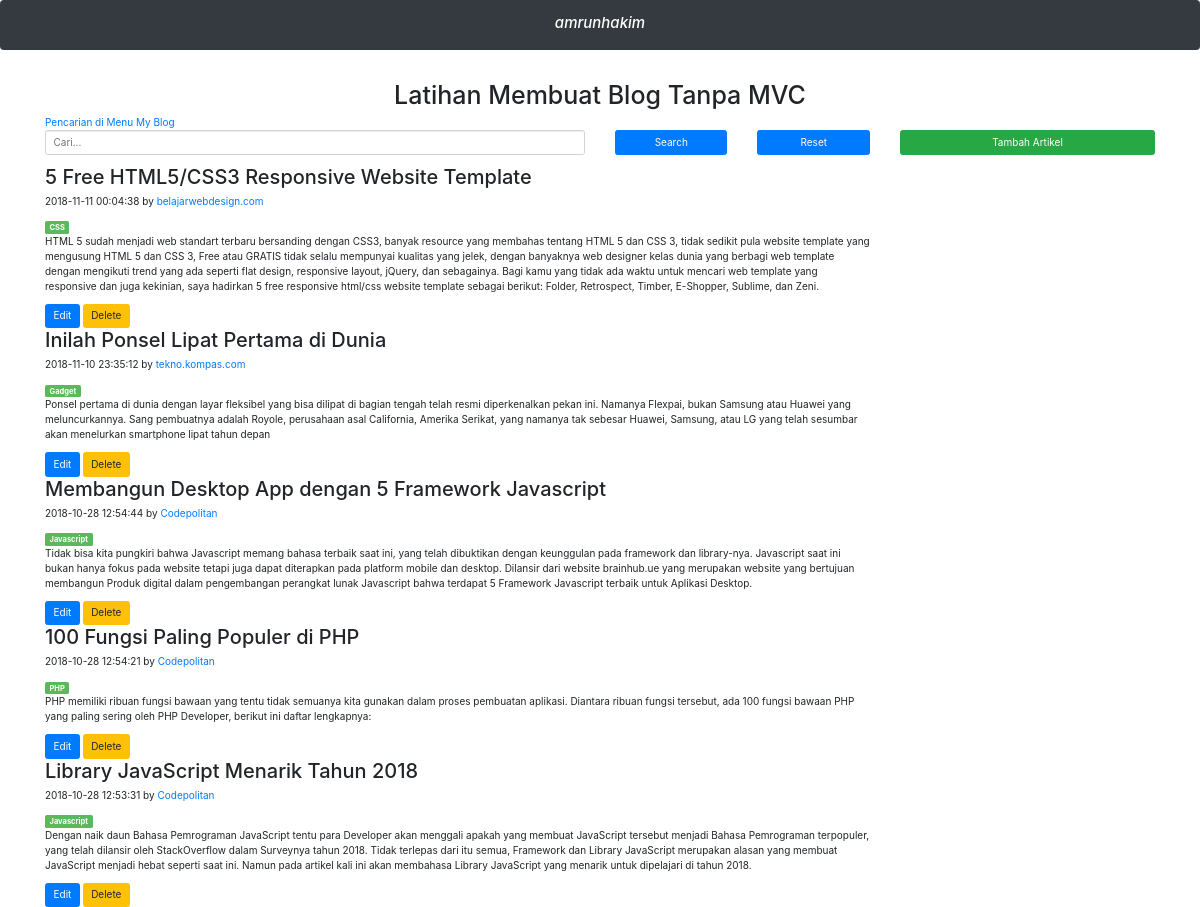
The page / on the database its author committed.
### tables this page shows
CREATE TABLE `artikel`  (
  `id_artikel` int(11) NOT NULL AUTO_INCREMENT,
  `judul_artikel` varchar(100) NOT NULL,
  `isi_artikel` text NOT NULL,
  `author_artikel` varchar(50) NOT NULL,
  `id_kategori` int(11) NOT NULL,
  `tanggal_artikel` timestamp(0) NOT NULL DEFAULT CURRENT_TIMESTAMP(0) ON UPDATE CURRENT_TIMESTAMP(0),
  PRIMARY KEY (`id_artikel`) USING BTREE
);

CREATE TABLE `kategori`  (
  `id_kategori` int(11) NOT NULL AUTO_INCREMENT,
  `nama_kategori` varchar(100) NOT NULL,
  PRIMARY KEY (`id_kategori`) USING BTREE
);

### index.php (the view, shortened to what this page needs)
<?php
	include_once('config.php');
?>
<!DOCTYPE html>
<html lang="en">
	<head>
		<link href="css/bootstrap.min.css" rel="stylesheet">
		<link rel="stylesheet" href="https://stackpath.bootstrapcdn.com/bootstrap/4.1.3/css/bootstrap.min.css"
>
	</head>
	<body>
		<nav class="navbar navbar-expand-sm justify-content-center bg-dark navbar-dark fixed-top">
  			<h4 class="text-center" style="color: white"><em>amrunhakim</em></h4>
		</nav>
		<div class="container" style="margin-top:80px">
			<div class="blog-header">
				<h1 class="blog-title text-center">Latihan Membuat Blog  Tanpa MVC</h1>
				<a href="index.php">Pencarian di Menu My Blog</a>
			</div>
			<div class="row">
				<div class="col-md-9 blog-main">
					<?php
						if(isset($_GET['submit'])){
							$search_keyword = $_GET['search_keyword'];
						}else{
							$search_keyword = "";
						}
						$result = mysqli_query($mysqli, "select * from artikel join kategori on artikel.id_kategori = kategori.id_kategori where judul_artikel like '%$search_keyword%' order by tanggal_artikel desc");
					?>
					<form action="index.php" method="GET">
						<div class="row">
							<div class="col-md-8">
								<div class="form-group">
									<input type="text" class="form-control" name="search_keyword" placeholder="Cari..." value="<?php echo $search_keyword; ?>">
								</div>
							</div>
							<div class="col-md-2">
								<input type="submit" class="btn btn-primary btn-block" name="submit" value="Search">
							</div>
							<div class="col-md-2">
								<a href="index.php" class="btn btn-primary btn-block">Reset</a>
							</div>
						</div>
					</form>
					<?php
						if(mysqli_num_rows($result) == 0){
							echo "<em>Tidak ada artikel</em>";
						}else{
							while($artikel_data = mysqli_fetch_array($result)){
								?>
								<div class="blog-post">
									<h2 class="blog-post-title"><?php echo $artikel_data['judul_artikel']; ?></h2>
									<p class="blog-post-meta"><?= $artikel_data['tanggal_artikel'] ?> by <a href="#"><?= $artikel_data['author_artikel'] ?></a></p>
									<span class="label label-success"><?php echo $artikel_data['nama_kategori']; ?></span>
									<p>
										<?= $artikel_data['isi_artikel'] ?>
									</p>
									<a href="edit.php?id_artikel=<?php echo $artikel_data['id_artikel']; ?>" class="btn btn-primary">Edit</a>
									<a href="delete.php?id_artikel=<?php echo $artikel_data['id_artikel']; ?>" class="btn btn-warning" onclick="return confirm('Apakah anda yakin akan menghapus artikel ini?');">Delete</a>
								</div>
								<?php
							}
						}
					?>
				</div>
				<br>
				<div class="col-md-3">
					<a href="add.php" class="btn btn-success btn-block">Tambah Artikel</a>
				</div>
			</div>
		</div>
	</body>
</html>

### rows shown on the page
artikel: judul_artikel "5 Free HTML5/CSS3 Responsive Website Template", tanggal_artikel "2018-11-11 00:04:38", author_artikel "belajarwebdesign.com", id_kategori.nama_kategori "CSS", isi_artikel "HTML 5 sudah menjadi web standart terbaru bersanding dengan CSS3, banyak resource yang membahas tentang HTML 5 dan CSS 3, tidak sedikit pula website template yang mengusung HTML 5 dan CSS 3, Free atau GRATIS tidak selalu mempunyai kualitas yang jelek, dengan banyaknya web designer kelas dunia yang berbagi web template dengan mengikuti trend yang ada seperti flat design, responsive layout, jQuery, dan sebagainya. Bagi kamu yang tidak ada waktu untuk mencari web template yang responsive dan juga kekinian, saya hadirkan 5 free responsive html/css website template sebagai berikut: Folder, Retrospect, Timber, E-Shopper, Sublime, dan Zeni."
artikel: judul_artikel "Inilah Ponsel Lipat Pertama di Dunia", tanggal_artikel "2018-11-10 23:35:12", author_artikel "tekno.kompas.com", id_kategori.nama_kategori "Gadget", isi_artikel "Ponsel pertama di dunia dengan layar fleksibel yang bisa dilipat di bagian tengah telah resmi diperkenalkan pekan ini. Namanya Flexpai, bukan Samsung atau Huawei yang meluncurkannya. Sang pembuatnya adalah Royole, perusahaan asal California, Amerika Serikat, yang namanya tak sebesar Huawei, Samsung, atau LG yang telah sesumbar akan menelurkan smartphone lipat tahun depan"
artikel: judul_artikel "Membangun Desktop App dengan 5 Framework Javascript", tanggal_artikel "2018-10-28 12:54:44", author_artikel "Codepolitan", id_kategori.nama_kategori "Javascript", isi_artikel "Tidak bisa kita pungkiri bahwa Javascript memang bahasa terbaik saat ini, yang telah dibuktikan dengan keunggulan pada framework dan library-nya. Javascript saat ini bukan hanya fokus pada website tetapi juga dapat diterapkan pada platform mobile dan desktop. Dilansir dari website brainhub.ue yang merupakan website yang bertujuan membangun Produk digital dalam pengembangan perangkat lunak Javascript bahwa terdapat 5 Framework Javascript terbaik untuk Aplikasi Desktop."
artikel: judul_artikel "100 Fungsi Paling Populer di PHP", tanggal_artikel "2018-10-28 12:54:21", author_artikel "Codepolitan", id_kategori.nama_kategori "PHP", isi_artikel "PHP memiliki ribuan fungsi bawaan yang tentu tidak semuanya kita gunakan dalam proses pembuatan aplikasi. Diantara ribuan fungsi tersebut, ada 100 fungsi bawaan PHP yang paling sering oleh PHP Developer, berikut ini daftar lengkapnya:"
artikel: judul_artikel "Library JavaScript Menarik Tahun 2018", tanggal_artikel "2018-10-28 12:53:31", author_artikel "Codepolitan", id_kategori.nama_kategori "Javascript", isi_artikel "Dengan naik daun Bahasa Pemrograman JavaScript tentu para Developer akan menggali apakah yang membuat JavaScript tersebut menjadi Bahasa Pemrograman terpopuler, yang telah dilansir oleh StackOverflow dalam Surveynya tahun 2018. Tidak terlepas dari itu semua, Framework dan Library JavaScript merupakan alasan yang membuat JavaScript menjadi hebat seperti saat ini. Namun pada artikel kali ini akan membahasa Library JavaScript yang menarik untuk dipelajari di tahun 2018."
